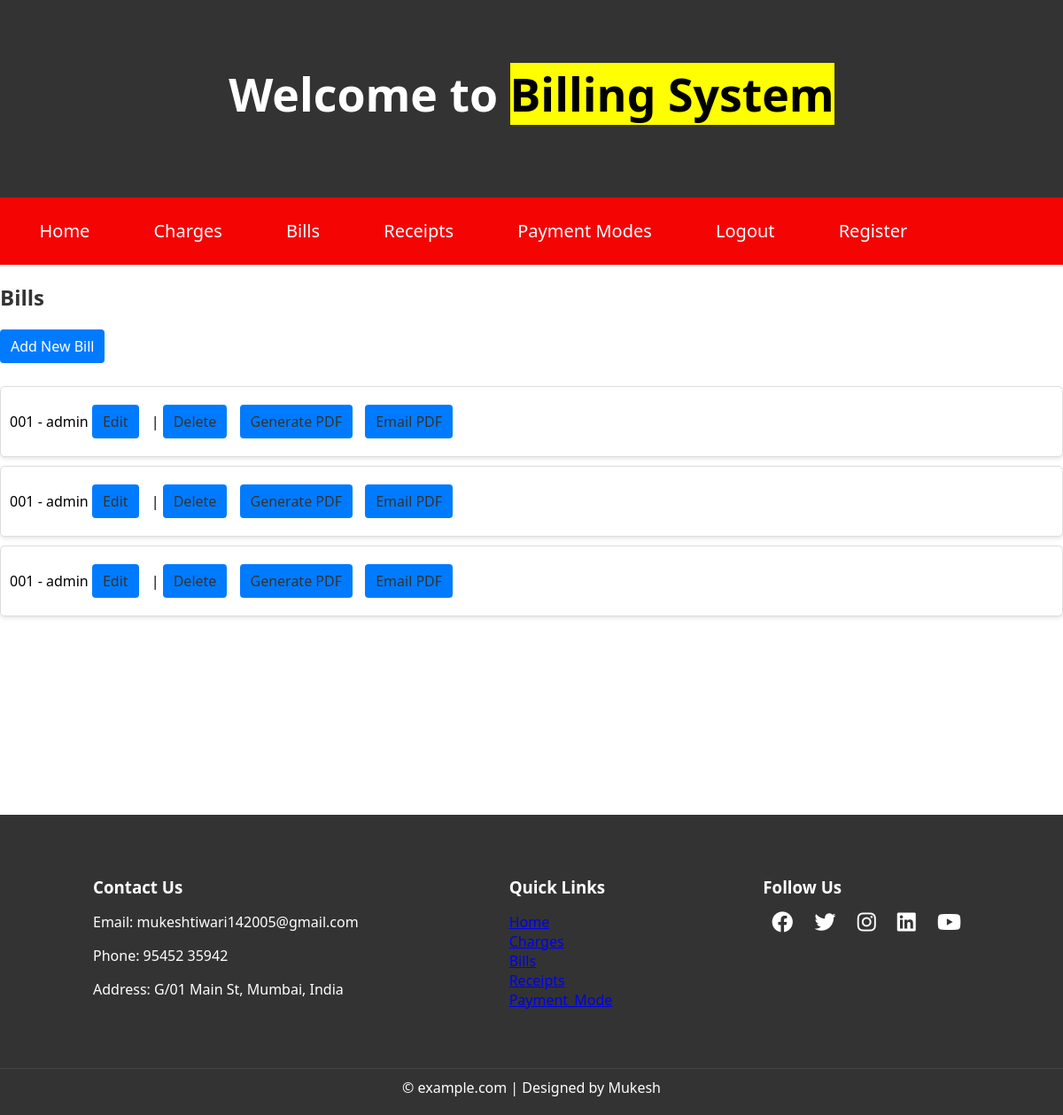
The app's page /bills/ (signed in) with its own data.
### bills/models.py (models this page shows, shortened)
class Bills(models.Model):
    bil_customer = models.ForeignKey(User, on_delete=models.CASCADE)
    bil_type = models.CharField(max_length=255)
    bil_description = models.TextField()
    bil_number = models.CharField(max_length=255)
    bil_receipt_date = models.DateField()
    bil_charges = models.ManyToManyField('Charges', through='BillCharge')
    bil_items = models.TextField()  # Assuming this stores JSON data
    bil_total_with_charges = models.DecimalField(max_digits=10, decimal_places=2, default=0.00)

### bills/views.py (the view)
# urls.py: path('bills/', views.bill_list, name='bill_list'),
@login_required
def bill_list(request):
    bills = Bills.objects.all()
    return render(request, 'bills/bill_list.html', {'bills': bills})

### templates/bills/bill_list.html
{% extends 'base.html' %}
{% block content %}
<div class="bills-page">
  <h2>Bills</h2>
  <a href="{% url 'bill_create' %}">Add New Bill</a>
  <ul>
    {% for bill in bills %}
    <li>
      {{ bill.bil_number }} - {{ bill.bil_customer }}
      <a href="{% url 'bill_update' bill.pk %}">Edit</a> |
      <a href="{% url 'bill_delete' bill.pk %}">Delete</a>
      <a href="{% url 'bill_pdf' pk=bill.pk %}" class="btn btn-primary" target="_blank">Generate PDF</a>
      <a href="{% url 'email_pdf' pk=bill.pk %}" class="btn btn-primary" target="_blank">Email PDF</a>
    </li>
    {% endfor %}
  </ul>
</div>
{% endblock %}

### templates/base.html (style rules this page uses)
body, html { margin: 0; padding: 0; height: 100%; }
body { font-family: 'Segoe UI', Tahoma, Geneva, Verdana, sans-serif; margin: 0; padding: 0; box-sizing: border-box; }
.btn { background-color: #007BFF; color: white; padding: 10px 20px; text-decoration: none; border-radius: 5px; display: inline-block; margin: 10px 0; }
.btn { background-color: #007BFF; color: white; padding: 12px 25px; text-decoration: none; border-radius: 5px; display: inline-block; transition: background-color 0.3s ease; }
.bills-page h2 { color: #333; }
.bills-page ul { list-style: none; padding: 0; }
.bills-page ul li { background-color: #fff; border: 1px solid #ddd; margin-bottom: 10px; padding: 10px; border-radius: 5px; box-shadow: 0 2px 4px rgba(0, 0, 0, 0.1); }
.bills-page ul li a { margin-right: 10px; color: #333; text-decoration: none; }
.bills-page a { display: inline-block; background-color: #007bff; color: white; padding: 8px 12px; border-radius: 4px; margin-bottom: 10px; text-decoration: none; transition: background-color 0.3s ease; }
.btn-primary { background-color: #28a745; border: none; padding: 8px 15px; border-radius: 4px; color: white; text-decoration: none; display: inline-block; margin-top: 10px; }

### records on screen
Bills: bil_number "001", bil_customer "admin"
Bills: bil_number "001", bil_customer "admin"
Bills: bil_number "001", bil_customer "admin"
